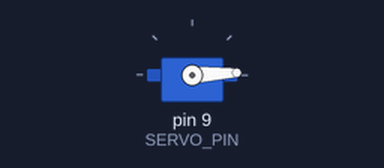
Simulated run of this sketch. Board: Arduino Uno, built with avr-gcc and run on an emulated ATmega328P. On the bench: servo.

Above: at 0.05 s.
At 1.3 s:
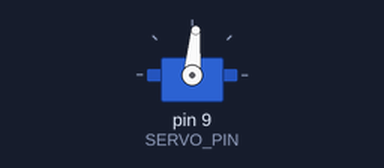
At 2.6 s:
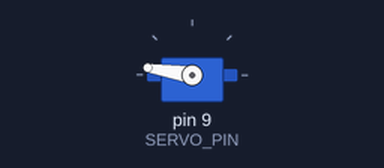
At 5.2 s:
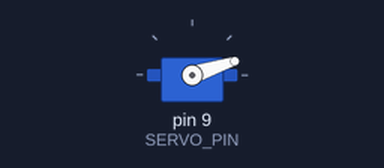
Timing chart, 0 to 7.1 s (numbered marks = the images above):
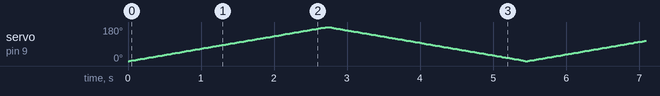

The sketch:

3.5.ino
```cpp
#include <Servo.h>

const int SERVO_PIN = 9;
const int MIN_ANGLE = 0, MAX_ANGLE = 180;

Servo myservo;

void setup() {
  // put your setup code here, to run once:
  myservo.attach(SERVO_PIN);

}

void loop() {
  // put your main code here, to run repeatedly:
  static int pos;

  for(pos = MIN_ANGLE;pos <= MAX_ANGLE; pos++) {
    myservo.write(pos);
    delay(15);
  }

  for(pos = MAX_ANGLE;pos >=MIN_ANGLE; pos--) {
    myservo.write(pos);
    delay(15);
  }
}
```
